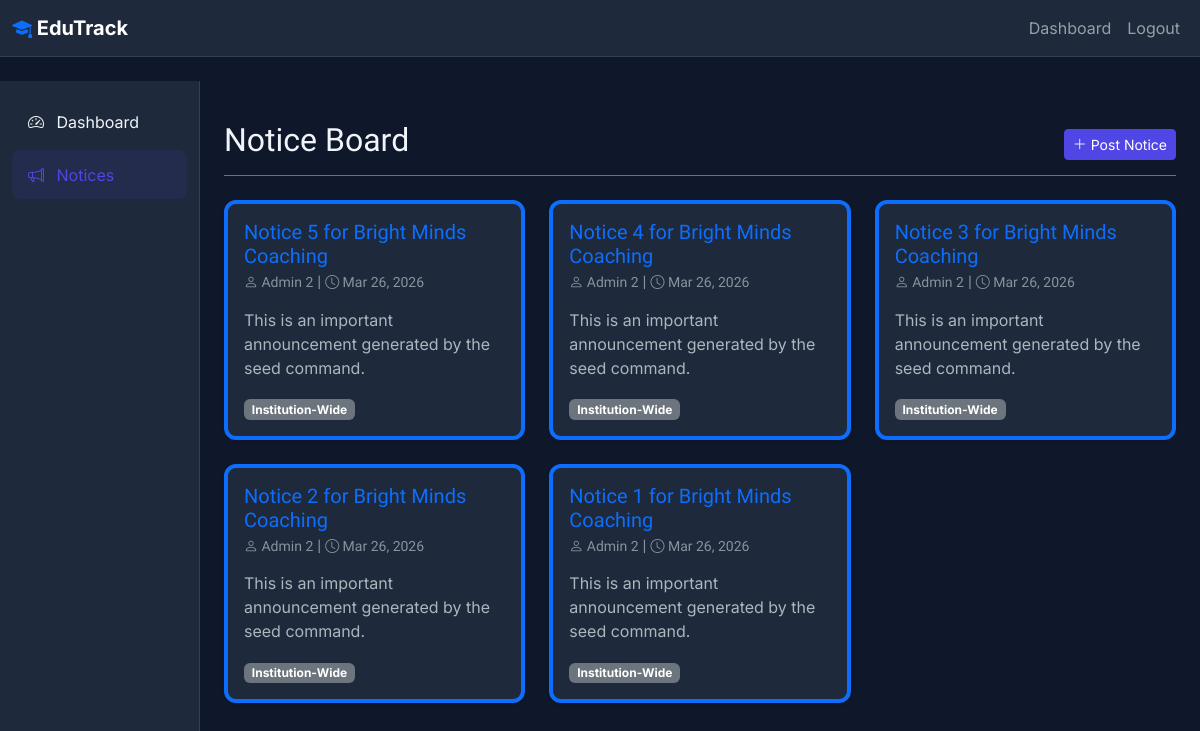
The page /notices/ (signed in) on the database its author committed.
### notices/models.py (models this page shows, shortened)
class Notice(models.Model):
    institution = models.ForeignKey(Institution, on_delete=models.CASCADE)
    class_ref = models.ForeignKey(Class, on_delete=models.CASCADE, null=True, blank=True)
    title = models.CharField(max_length=255)
    message = models.TextField()
    posted_by = models.ForeignKey(settings.AUTH_USER_MODEL, on_delete=models.CASCADE)
    created_at = models.DateTimeField(auto_now_add=True)
    is_active = models.BooleanField(default=True)

### accounts/models.py (models this page shows, shortened)
class User(AbstractUser):
    ROLE_CHOICES = [
        ('super_admin', 'Super Admin'),
        ('inst_admin', 'Institution Admin'),
        ('teacher', 'Teacher'),
        ('student', 'Student'),
    ]
    role = models.CharField(max_length=20, choices=ROLE_CHOICES)
    institution = models.ForeignKey('institutions.Institution', null=True, blank=True, on_delete=models.CASCADE)
    class_ref = models.ForeignKey('academics.Class', null=True, blank=True, on_delete=models.SET_NULL, related_name='students')
    phone = models.CharField(max_length=15, blank=True)
    profile_picture = models.ImageField(upload_to='profiles/', blank=True, null=True)

### notices/views.py (the view)
# urls.py: path('notices/', views.NoticeListView.as_view(), name='notice_list'),
class NoticeListView(LoginRequiredMixin, ListView):
    model = Notice
    template_name = 'notices/list.html'
    context_object_name = 'notices'
    paginate_by = 10
    def get_queryset(self):
        user = self.request.user
        qs = Notice.objects.filter(institution=user.institution, is_active=True).order_by('-created_at')
        if user.role == 'student':
            from django.db.models import Q
            qs = qs.filter(Q(class_ref=user.class_ref) | Q(class_ref__isnull=True))
        return qs

### templates/notices/list.html (shortened to what this page needs)
{% extends 'dashboard/base_dashboard.html' %}
{% block sidebar_nav %}
<li class="nav-item">
    <a class="nav-link" href="{% url 'dashboard_redirect' %}">
        <i class="bi bi-speedometer2"></i> Dashboard
    </a>
</li>
<li class="nav-item">
    <a class="nav-link active" href="{% url 'notice_list' %}">
        <i class="bi bi-megaphone"></i> Notices
    </a>
</li>
{% endblock %}
{% block dashboard_content %}
<div class="d-flex justify-content-between flex-wrap flex-md-nowrap align-items-center pt-3 pb-2 mb-4 border-bottom border-secondary">
    <h1 class="h2">Notice Board</h1>
    {% if user.role == 'super_admin' or user.role == 'inst_admin' or user.role == 'teacher' %}
    <div class="btn-toolbar mb-2 mb-md-0">
        <a href="{% url 'notice_add' %}" class="btn btn-sm btn-primary">
            <i class="bi bi-plus-lg"></i> Post Notice
        </a>
    </div>
    {% endif %}
</div>
<div class="row g-4">
    {% for notice in notices %}
    <div class="col-md-6 col-lg-4">
        <div class="card h-100 shadow-sm border-{{ notice.is_active|yesno:'primary,secondary' }} border-start border-4">
            <div class="card-body">
                <div class="d-flex justify-content-between align-items-start mb-2">
                    <h5 class="card-title text-primary mb-0">{{ notice.title }}</h5>
                </div>
                <h6 class="card-subtitle mb-3 text-muted">
                    <small><i class="bi bi-person"></i> {{ notice.posted_by.get_full_name }}</small> |
                    <small><i class="bi bi-clock"></i> {{ notice.created_at|date:"M d, Y" }}</small>
                </h6>
                <p class="card-text">{{ notice.message }}</p>
                <div class="mt-3">
                    <span class="badge bg-secondary">{{ notice.class_ref|default:"Institution-Wide" }}</span>
                </div>
            </div>
        </div>
    </div>
    {% empty %}
    <div class="col-12 text-center text-muted py-5">
        <i class="bi bi-inbox fs-1"></i>
        <p class="mt-2">No notices available.</p>
    </div>
    {% endfor %}
</div>
{% endblock %}

### templates/base.html (style rules this page uses)
:root { --primary: #4F46E5; --secondary: #06B6D4; --bg-color: #0F172A; --surface-color: #1E293B; --text-light: #F1F5F9; }
body { font-family: 'Inter', sans-serif; background-color: var(--bg-color); color: var(--text-light); }
h1, h2, h3, h4, h5, h6 { font-family: 'Sora', sans-serif; }
.btn-primary { background-color: var(--primary); border-color: var(--primary); }
.card { background-color: var(--surface-color); border: 1px solid rgba(255,255,255,0.1); border-radius: 12px; box-shadow: 0 4px 6px -1px rgba(0, 0, 0, 0.1); }

### templates/dashboard/base_dashboard.html (style rules this page uses)
.sidebar .nav-link { color: var(--text-light); padding: 0.8rem 1rem; border-radius: 8px; margin-bottom: 0.2rem; }
.sidebar .nav-link:hover, .sidebar .nav-link.active { background-color: rgba(79, 70, 229, 0.1); color: var(--primary); }
.sidebar .nav-link i { width: 24px; text-align: center; margin-right: 8px; }

### rows shown on the page
Notice: title "Notice 5 for Bright Minds Coaching", posted_by.get_full_name "Admin 2", created_at "Mar 26, 2026", message "This is an important announcement generated by the seed command.", class_ref "Institution-Wide"
Notice: title "Notice 4 for Bright Minds Coaching", posted_by.get_full_name "Admin 2", created_at "Mar 26, 2026", message "This is an important announcement generated by the seed command.", class_ref "Institution-Wide"
Notice: title "Notice 3 for Bright Minds Coaching", posted_by.get_full_name "Admin 2", created_at "Mar 26, 2026", message "This is an important announcement generated by the seed command.", class_ref "Institution-Wide"
Notice: title "Notice 2 for Bright Minds Coaching", posted_by.get_full_name "Admin 2", created_at "Mar 26, 2026", message "This is an important announcement generated by the seed command.", class_ref "Institution-Wide"
Notice: title "Notice 1 for Bright Minds Coaching", posted_by.get_full_name "Admin 2", created_at "Mar 26, 2026", message "This is an important announcement generated by the seed command.", class_ref "Institution-Wide"
